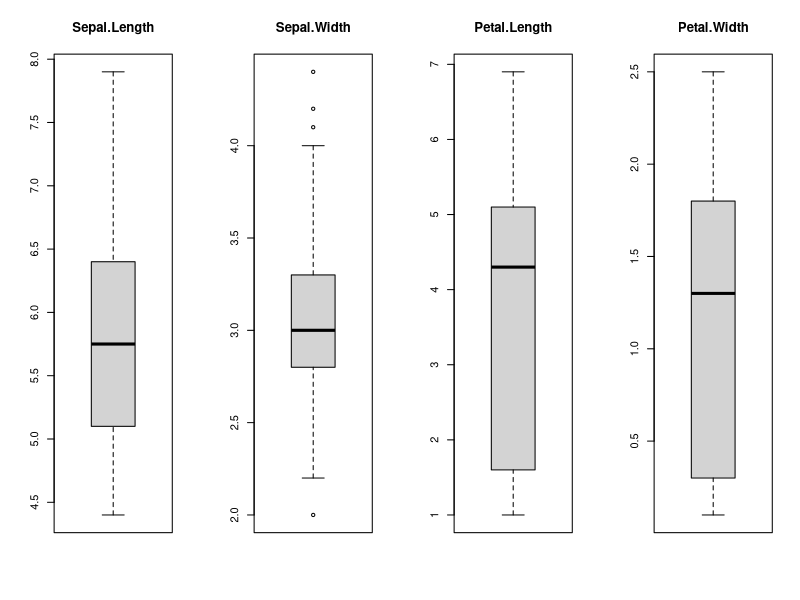
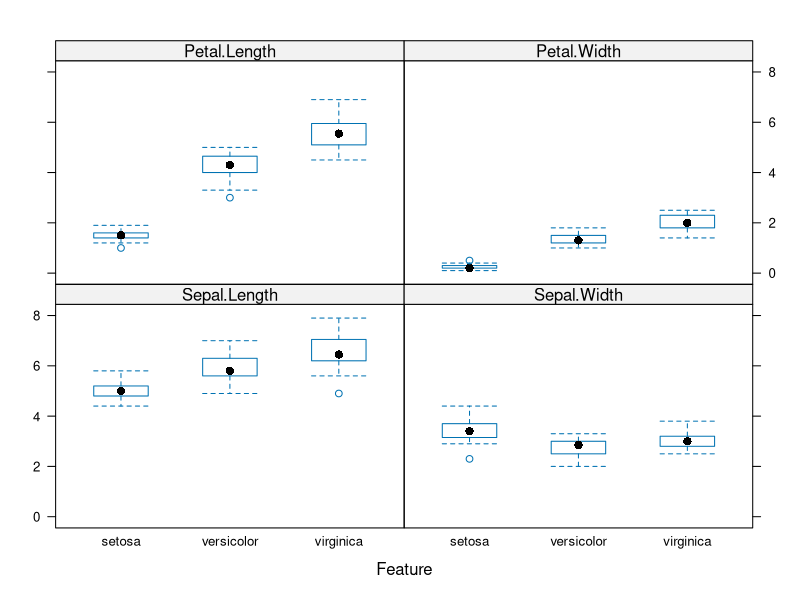
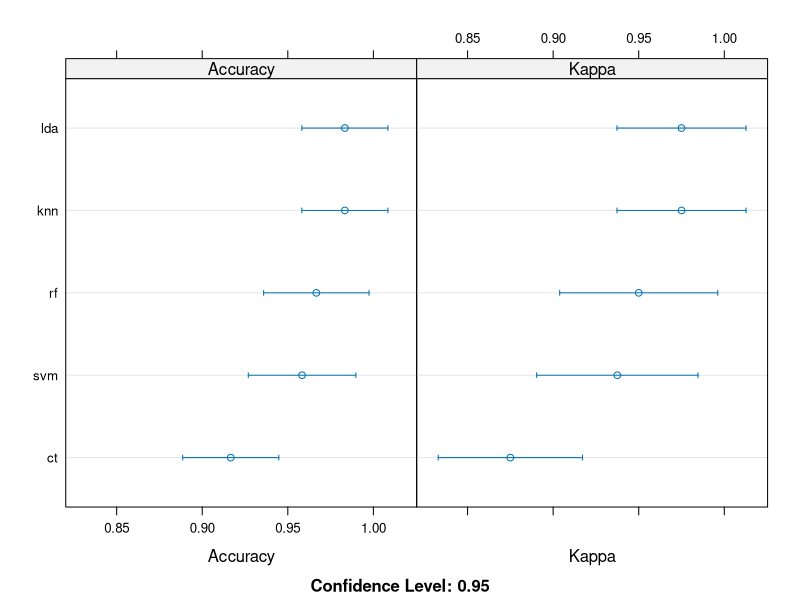

The R script that drew these images, in order:
###############################################################################
# Section 1: Importing packages and loading the dataset

if(!require(caret)) install.packages("caret", repos = "http://cran.us.r-project.org")
if(!require(kernlab)) install.packages("kernlab", repos = "http://cran.us.r-project.org")

library(caret)
library(kernlab)

# attach the iris dataset to the environment
data(iris)

# rename the dataset
dataset <- iris

###############################################################################
# Section 2: Create a train-test split

# create a list of 80% of the rows in the original dataset we can use for training
validation_index <- createDataPartition(dataset$Species, p=0.80, list=FALSE)

# select 20% of the data for validation
validation <- dataset[-validation_index,]

# use the remaining 80% of data to training and testing the models
dataset <- dataset[validation_index,]

###############################################################################
# Section 3: Analyse the data

# first 6 rows of the data
head(dataset)

# dimensions of dataset
dim(dataset)

# types for each attribute
sapply(dataset, class)

# levels for the class
levels(dataset$Species)

# summarize the class distribution
percentage <- prop.table(table(dataset$Species)) * 100
cbind(freq=table(dataset$Species), percentage=percentage)

# summarize the attribute
summary(dataset)

###############################################################################
# Section 4: Exploratory data analysis

# split input and output
x <- dataset[,1:4]
y <- dataset[,5]

# boxplot for each attribute
par(mfrow=c(1,4))
for(i in 1:4) {
  boxplot(x[,i], main=names(iris)[i])
}

# box plots for each attribute separated by class labels
featurePlot(x=x, y=y, plot="box")

###############################################################################
# Section 5: Build and evaluate models

# set up 10-fold cross validation
control <- trainControl(method="cv", number=10)
metric <- "Accuracy"

# LDA
set.seed(42)
fit.lda <- train(Species~., data=dataset, method="lda", metric=metric, trControl=control)

# Classification Tree
set.seed(42)
fit.cart <- train(Species~., data=dataset, method="rpart", metric=metric, trControl=control)

# kNN
set.seed(42)
fit.knn <- train(Species~., data=dataset, method="knn", metric=metric, trControl=control)

# SVM
set.seed(42)
fit.svm <- train(Species~., data=dataset, method="svmRadial", metric=metric, trControl=control)

# Random Forest
set.seed(42)
fit.rf <- train(Species~., data=dataset, method="rf", metric=metric, trControl=control)

# summarize accuracy of models
results <- resamples(list(lda=fit.lda, ct=fit.cart, knn=fit.knn, svm=fit.svm, rf=fit.rf))
summary(results)

# compare accuracy of models
dotplot(results)

# summarize best model
print(fit.lda)

###############################################################################
# Section 6: Use the best model for validation

# accuracy of LDA on the validation dataset
predictions <- predict(fit.lda, validation)
confusionMatrix(predictions, validation$Species)
